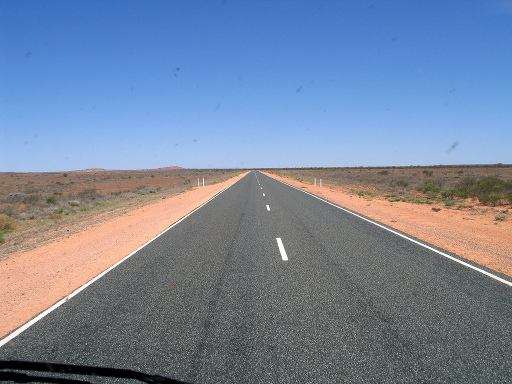
#> input picture hw2/data/img02.jpg, 512 x 384 px, given in place of organized-0.jpg, which was not available
$ jupyter execute --allow-errors main.ipynb   (older library calls are emulated)
#> lines starting #> are read from the running program, lines starting #| are printed output that depends on the picture; pictures that were not available may be replaced by others from this repository, and a replacement may not be noted
[cell 1]
import os
import numpy as np
import cv2
from scipy.interpolate import RectBivariateSpline
from skimage.filters import apply_hysteresis_threshold
import matplotlib.pyplot as plt

[cell 2]
def lucas_kanade_affine(img1, img2, p, Gx, Gy):
    ### START CODE HERE ###
    # [Caution] From now on, you can only use numpy and
    # RectBivariateSpline. Never use OpenCV.
    converging_rate = 100

    W = p.reshape(3, 2).transpose() + np.array([[1, 0, 0], [0, 1, 0]])
    h, w = img2.shape

    img2_warp = np.zeros((h, w))
    img2_spline = RectBivariateSpline(np.arange(h), np.arange(w), img2)

    for i in range(h):
        for j in range(w):
            x, y = np.dot(W, np.array([j, i, 1]))
            if (0 <= x < w) and (0 <= y < h):
                img2_warp[i, j] = img2_spline.ev(y, x)
            else:
                img2_warp[i, j] = img1[i, j]

    error_image = (img1 - img2_warp).reshape(-1, 1)

    gradient = np.hstack((Gx.reshape(-1, 1), Gy.reshape(-1, 1)))
    steepest_descent = np.zeros((w*h, 6))
    for x in range(w):
        for y in range(h):
            jacobian = np.array([[x, 0, y, 0, 1, 0], [0, x, 0, y, 0, 1]])
            steepest_descent[w*y + x] = gradient[w*y + x] @ jacobian

    hessian = steepest_descent.T @ steepest_descent
    hessian_inv = np.linalg.inv(hessian)

    dp = hessian_inv @ steepest_descent.T @ error_image
    dp = dp.flatten() * converging_rate

    ### END CODE HERE ###
    return dp

[cell 3]
def subtract_dominant_motion(img1, img2):
    Gx = cv2.Sobel(I, cv2.CV_64F, 1, 0, ksize = 5) # do not modify this
    Gy = cv2.Sobel(I, cv2.CV_64F, 0, 1, ksize = 5) # do not modify this

    ### START CODE HERE ###
    # [Caution] From now on, you can only use numpy and
    # RectBivariateSpline. Never use OpenCV.
    global p
    epsilon = 1.0

    while True:
        dp = lucas_kanade_affine(img1, img2, p, Gx, Gy)
        p += dp
        if np.linalg.norm(dp) < epsilon:
            break

    W = p.reshape(3, 2).transpose() + np.array([[1, 0, 0], [0, 1, 0]])

    h, w = img2.shape
    img2_warp = np.zeros((h, w))
    img2_spline = RectBivariateSpline(np.arange(h), np.arange(w), img2)

    for i in range(h):
        for j in range(w):
            x, y = np.dot(W, np.array([j, i, 1]))
            if (0 <= x < w) and (0 <= y < h):
                img2_warp[i, j] = img2_spline.ev(y, x)
            else:
                img2_warp[i, j] = img1[i, j]

    moving_image = np.abs(img1 - img2_warp)

    th_hi = 0.2 * 256 # you can modify this
    th_lo = 0.15 * 256 # you can modify this

    ### END CODE HERE ###

    hyst = apply_hysteresis_threshold(moving_image, th_lo, th_hi)
    return hyst

[cell 4]
data_dir = 'data'
# video_path = 'motion.mp4'
# fourcc = cv2.VideoWriter_fourcc(*'mp4v')
# out = cv2.VideoWriter(video_path, fourcc, 150/20, (636, 318))
tmp_path = os.path.join(data_dir, "organized-{}.jpg".format(0))
T = cv2.cvtColor(cv2.imread(tmp_path), cv2.COLOR_BGR2GRAY)
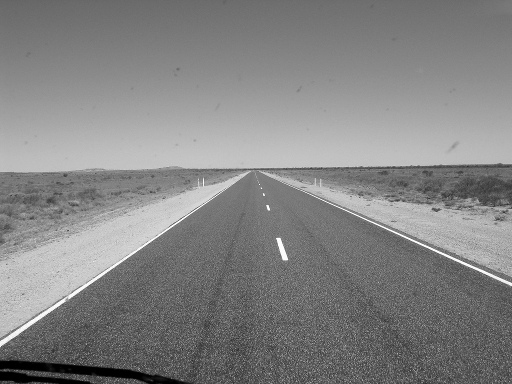
#> T: shape (384, 512); min 0, max 255, mean 131.5

[cell 5]
p = np.zeros(6)
frame = 50
_, axes = plt.subplots(ncols=3, nrows=frame, figsize=(10, 2*frame))
#> (the rest of this cell did not finish here and is left out)

#> in subtract_dominant_motion, `Gx = cv2.Sobel(I, cv2.CV_64F, 1, 0, ksize = 5)`:
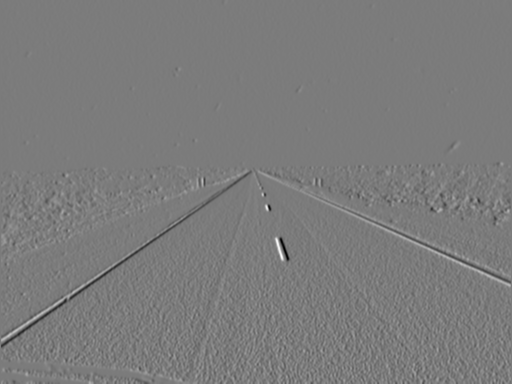
#> Gx: shape (384, 512) float64; min -6362, max 6739, mean -2.5; drawn with min black and max white
#> in subtract_dominant_motion, `Gy = cv2.Sobel(I, cv2.CV_64F, 0, 1, ksize = 5)`:
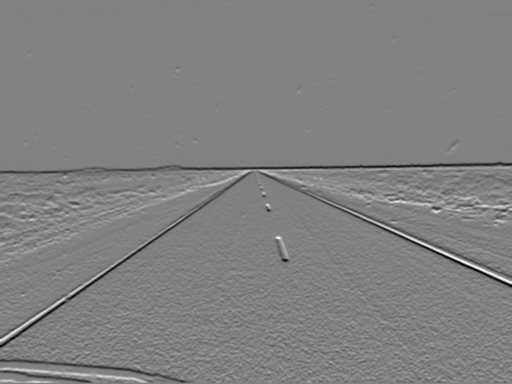
#> Gy: shape (384, 512) float64; min -6665, max 6490, mean -12.1; drawn with min black and max white
#> in subtract_dominant_motion, `W = p.reshape(3, 2).transpose() + np.array([[1, 0, 0], [0, 1, 0]])`: W = [[1, 5.61e-19, -1.33e-16], [1.39e-19, 1, 1.43e-18]]
#> in subtract_dominant_motion, `moving_image = np.abs(img1 - img2_warp)`:
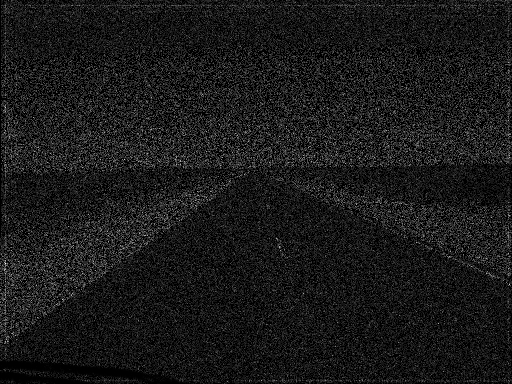
#> moving_image: shape (384, 512) float64; min 0, max 1.71e-13, mean 1.73e-14; drawn with min black and max white
#> in subtract_dominant_motion, `hyst = apply_hysteresis_threshold(moving_image, th_lo, th_hi)`: hyst: shape (384, 512) bool; every value is 0
    clone = cv2.cvtColor(clone, cv2.COLOR_GRAY2BGR)
    axes[i,0].imshow(clone)
    axes[i,1].imshow(moving_img)
    clone[moving_img, 2] = 522
    axes[i,2].imshow(clone)
#     out.write(clone)
    T = I
# out.release()
